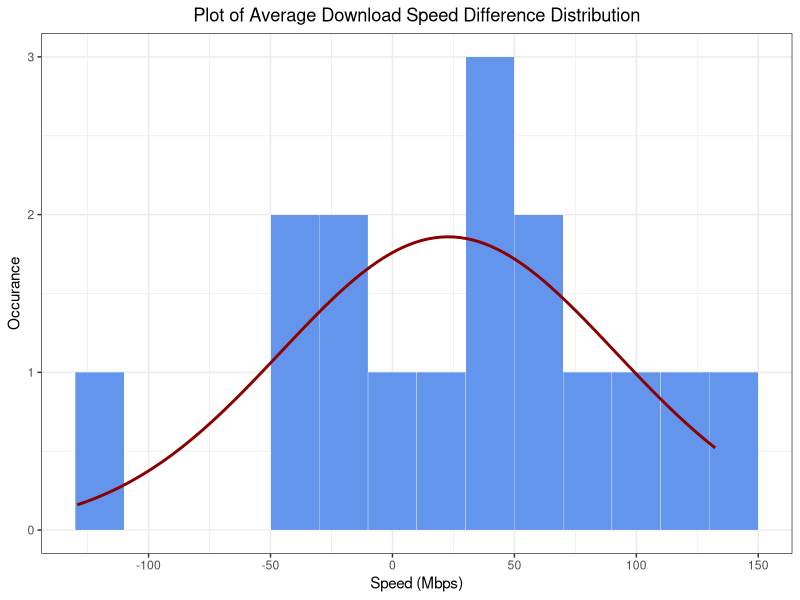
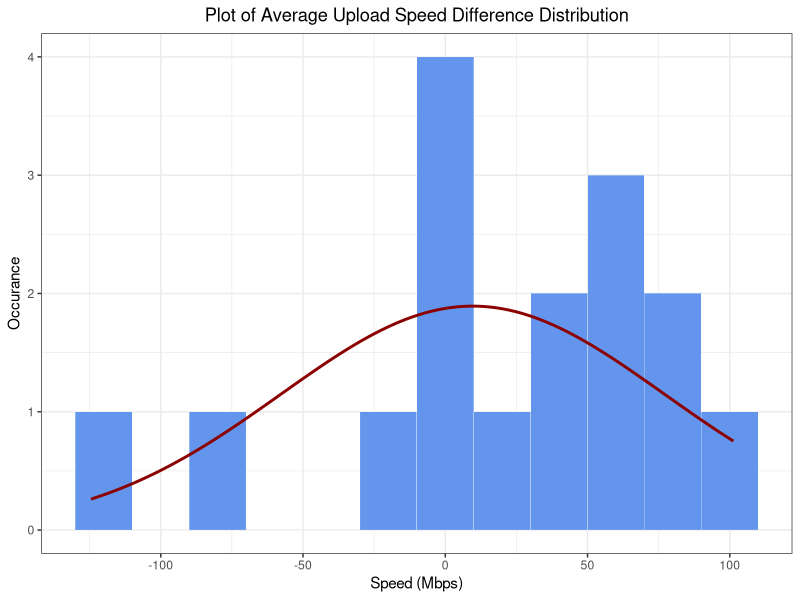

Write the R code that produced these figures, in order.
## ---- chunk 1
# if not installed use: install.packages("package_name")
suppressWarnings(library(readxl))
suppressWarnings(library(psych))
suppressPackageStartupMessages(library(ggplot2))
## ---- chunk 2
# TODO: change the Actual Time format with just hours and min
hanson_data= read_excel("datasheet.xlsx", sheet="Hanson")
oldmain_data= read_excel("datasheet.xlsx", sheet="Old Main")
## ---- chunk 3
library(knitr)
kable(hanson_data[,c(2,4,5,6)], caption = "Data taken in Hanson Hall of Science")
kable(oldmain_data[,c(2,4,5,6)], caption = "Data taken in Old Main Hall")
## ---- chunk 4
result <-
  data.frame(
    download_diff = hanson_data$`Download Speed (Mbps)` - oldmain_data$`Download Speed (Mbps)`,
    upload_diff = hanson_data$`Upload Speed (Mbps)` - oldmain_data$`Upload Speed (Mbps)`
  )


kable(result, caption="The differece between download and upload speeds for each building")
## ---- chunk 5
h_download_mean = mean(hanson_data$`Download Speed (Mbps)`)
h_upload_mean = mean(hanson_data$`Upload Speed (Mbps)`)
h_download_sd = sd(hanson_data$`Download Speed (Mbps)`)
h_upload_sd = sd(hanson_data$`Upload Speed (Mbps)`)
## ---- chunk 6
o_download_mean = mean(oldmain_data$`Download Speed (Mbps)`)
o_upload_mean = mean(oldmain_data$`Upload Speed (Mbps)`)
o_download_sd = sd(oldmain_data$`Download Speed (Mbps)`)
o_upload_sd = sd(oldmain_data$`Upload Speed (Mbps)`)
## ---- chunk 7
download_sd = sd(result$download_diff)
download_mean = mean(result$download_diff)

upload_sd = sd(result$upload_diff)
upload_mean = mean(result$upload_diff)
## ---- chunk 8
summary(result$download_diff)
summary(result$upload_diff)
## ---- chunk 9
download_sd <- sd(result$download_diff)
download_mean <- mean(result$download_diff)

upload_sd <- sd(result$upload_diff)
upload_mean <- mean(result$upload_diff)

library(ggplot2)

plot_dist_hist <- function(n, mean, sd, binwidth) {
  df <- data.frame(x = rnorm(n, mean, sd))
  ggplot(df, aes(
    x = x,
    mean = mean,
    sd = sd,
    binwidth = binwidth,
    n = n
  )) +
    theme_bw() +
    geom_histogram(
      binwidth = binwidth,
      colour = "white",
      fill = "cornflowerblue",
      linewidth = 0.1
    ) +
    stat_function(
      fun = function(x)
        dnorm(x, mean = mean, sd = sd) * n * binwidth,
      color = "darkred",
      linewidth = 1
    ) + 
    theme(plot.title = element_text(hjust = 0.5)) 
}
n = nrow(result)
binwidth = 20
set.seed(1)
## ---- chunk 10
download_t.value = download_mean/(sqrt((h_download_sd^2/n)+(o_download_sd^2/n)))
download_p_val = 2*(1 - pt(download_t.value, n-1))
print(download_p_val)
## ---- chunk 11
upload_t.value = upload_mean/(sqrt((h_upload_sd^2/n)+(o_upload_sd^2/n)))
upload_p_val = 2*(1 - pt(upload_t.value,n-1))
print(upload_p_val)
## ---- chunk 12
h_download_t.score = qt(p=0.025, df= n-1)
h_download_se = h_download_sd/sqrt(n)
h_download_margin.error <- h_download_t.score * h_download_se
h_download_lower.bound <- h_download_mean - h_download_margin.error
h_download_upper.bound <- h_download_mean + h_download_margin.error

if (h_download_upper.bound < h_download_lower.bound)
{
  print(c(h_download_upper.bound,h_download_lower.bound))
}else {
  print(c(h_download_lower.bound,h_download_upper.bound))
}
## ---- chunk 13
o_download_t.score = qt(p=0.025, df=n-1)
o_download_se = o_download_sd/sqrt(n)
o_download_margin.error <- o_download_t.score * o_download_se
o_download_lower.bound <- o_download_mean - o_download_margin.error
o_download_upper.bound <- o_download_mean + o_download_margin.error
if (o_download_upper.bound < o_download_lower.bound)
{
  print(c(o_download_upper.bound,o_download_lower.bound))
}else {
  print(c(o_download_lower.bound,o_download_upper.bound))
}
## ---- chunk 14
download_t.score = qt(p=0.025, df=n-1)

download_margin.error <- download_t.score * sqrt((h_download_sd^2/n)+(o_download_sd^2/n))
download_lower.bound <- download_mean - download_margin.error
download_upper.bound <- download_mean + download_margin.error
if (download_upper.bound < download_lower.bound)
{
  print(c(download_upper.bound,download_lower.bound))
}else {
  print(c(download_lower.bound,download_upper.bound))
}
## ---- chunk 15
plot_dist_hist(n, download_mean, download_sd, binwidth) + labs(title = "Plot of Average Download Speed Difference Distribution", x = "Speed (Mbps)", y = "Occurance")
plot_dist_hist(n, upload_mean, upload_sd, binwidth) + labs(title = "Plot of Average Upload Speed Difference Distribution",x ="Speed (Mbps)", y = "Occurance")
